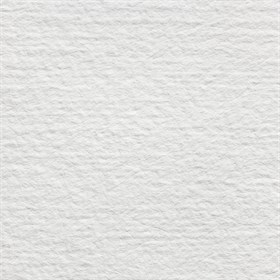
#> input picture npr/paper.jpg, 280 x 280 px
$ python Canvas.py   (Python 2 division)
#> lines starting #> are read from the running program, lines starting #| are printed output that depends on the picture
from skimage import io,transform
import numpy as np

class Canvas:
    def __init__(self):
        self.canvas=None
        self.paper=None
        self.width=None
        self.height=None
        self.palette=[]

    def set_canvas(self,width,height):
        self.width=width
        self.height=height

    def set_paper(self,paper):
#> called with paper = 'paper.jpg'
        img=io.imread(paper)
#> img is the input picture: shape (280, 280, 3); mean R, G, B 226.1, 226, 224.1
        img=transform.resize(img, (self.height,self.width))
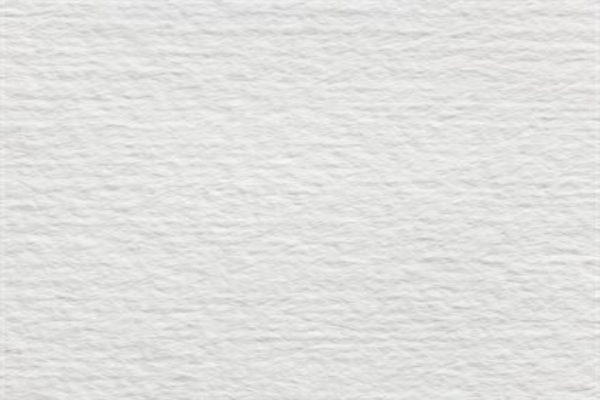
#> img: shape (400, 600, 3) float64; mean R, G, B 0.887, 0.886, 0.879
        self.canvas=np.ndarray(shape=(self.height,self.width,4))
        for i in range(self.height):
		for j in range(self.width):
			self.canvas[i][j][0:3]=img[i][j]
			self.canvas[i][j][3]=1.0
        #io.imshow(self.canvas)
        #io.show()

    def set_palettecolor(self,color):
        c=[color]
        self.palette.extend(c)

if __name__=='__main__':
    canvas=Canvas()
    canvas.set_canvas(600,400)
    canvas.set_paper('paper.jpg')
